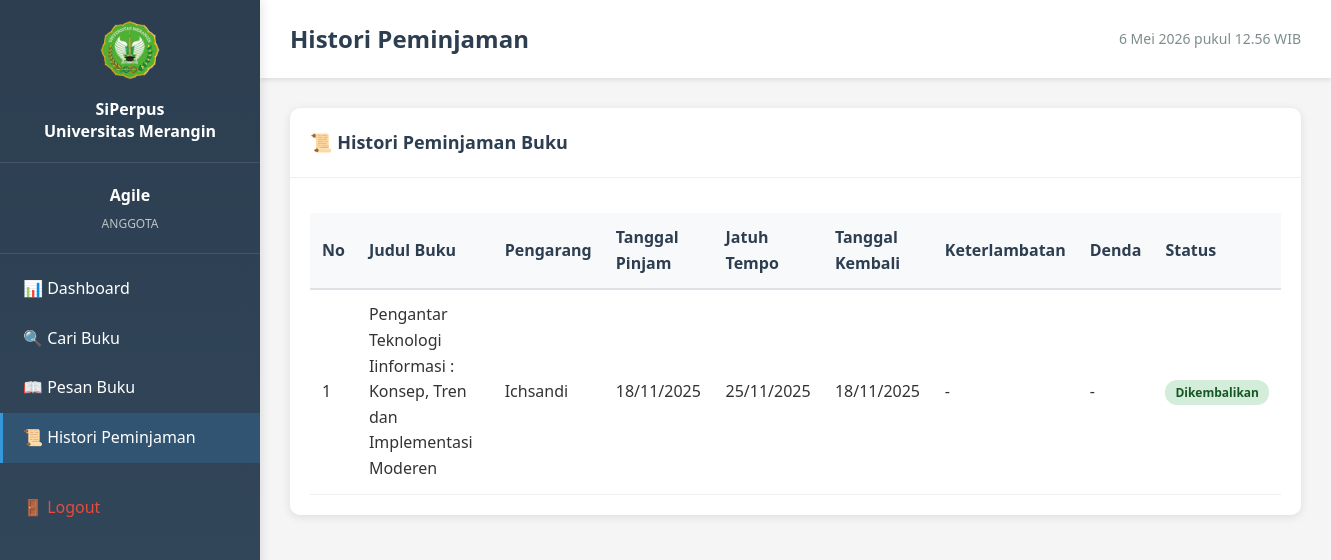
/anggota/histori.php (signed in), run on the app's committed database.
### tables this page shows
CREATE TABLE `peminjaman` (
  `id_peminjaman` int(11) NOT NULL,
  `id_pemesanan` int(11) DEFAULT NULL,
  `id_anggota` int(11) NOT NULL,
  `id_buku` int(11) NOT NULL,
  `tanggal_pinjam` date NOT NULL,
  `tanggal_jatuh_tempo` date NOT NULL,
  `id_pustakawan` int(11) NOT NULL,
  `status` enum('dipinjam','dikembalikan') DEFAULT 'dipinjam'
);

CREATE TABLE `buku` (
  `id_buku` int(11) NOT NULL,
  `judul` varchar(200) NOT NULL,
  `pengarang` varchar(100) DEFAULT NULL,
  `penerbit` varchar(100) DEFAULT NULL,
  `isbn` varchar(20) DEFAULT NULL,
  `kategori` varchar(50) DEFAULT NULL,
  `tahun_terbit` year(4) DEFAULT NULL,
  `jumlah_total` int(11) NOT NULL,
  `jumlah_tersedia` int(11) NOT NULL,
  `status` enum('tersedia','dipinjam','rusak') DEFAULT 'tersedia',
  `created_at` timestamp NOT NULL DEFAULT current_timestamp()
);

CREATE TABLE `pengembalian` (
  `id_pengembalian` int(11) NOT NULL,
  `id_peminjaman` int(11) NOT NULL,
  `tanggal_kembali` date NOT NULL,
  `kondisi_buku` enum('baik','rusak') DEFAULT 'baik',
  `keterlambatan_hari` int(11) DEFAULT 0,
  `denda_keterlambatan` decimal(10,2) DEFAULT 0.00,
  `denda_kerusakan` decimal(10,2) DEFAULT 0.00,
  `total_denda` decimal(10,2) DEFAULT 0.00,
  `status_pembayaran` enum('lunas','belum_lunas') DEFAULT 'belum_lunas',
  `id_pustakawan` int(11) NOT NULL
);

### config/database.php (called while the page is built, shortened)
<?php
$conn = mysqli_connect(DB_HOST, DB_USER, DB_PASS, DB_NAME);
mysqli_set_charset($conn, "utf8");
function query($sql) {
    global $conn;
    $result = mysqli_query($conn, $sql);
    return $result;
}
?>

### anggota/histori.php (the view, shortened to what this page needs)
<?php
require_once '../config/database.php';
$anggota = mysqli_fetch_assoc(query("SELECT id_anggota FROM anggota WHERE id_user = {$_SESSION['user_id']}"));
$id_anggota = $anggota['id_anggota'];
$histori_list = query("SELECT p.*, b.judul, b.pengarang,
                       pg.tanggal_kembali, pg.keterlambatan_hari,
                       pg.total_denda, pg.status_pembayaran, pg.kondisi_buku
                       FROM peminjaman p
                       JOIN buku b ON p.id_buku = b.id_buku
                       LEFT JOIN pengembalian pg ON p.id_peminjaman = pg.id_peminjaman
                       WHERE p.id_anggota = $id_anggota
                       ORDER BY p.tanggal_pinjam DESC");
include '../includes/header.php';
?>
<div class="card">
    <div class="card-header">
        <h3>📜 Histori Peminjaman Buku</h3>
    </div>
    <div class="card-body">
        <table class="table">
            <thead>
                <tr>
                    <th>No</th>
                    <th>Judul Buku</th>
                    <th>Pengarang</th>
                    <th>Tanggal Pinjam</th>
                    <th>Jatuh Tempo</th>
                    <th>Tanggal Kembali</th>
                    <th>Keterlambatan</th>
                    <th>Denda</th>
                    <th>Status</th>
                </tr>
            </thead>
            <tbody>
                <?php
                $no = 1;
                if (mysqli_num_rows($histori_list) > 0):
                    while($row = mysqli_fetch_assoc($histori_list)):
                ?>
                <tr>
                    <td><?php echo $no++; ?></td>
                    <td><?php echo $row['judul']; ?></td>
                    <td><?php echo $row['pengarang']; ?></td>
                    <td><?php echo date('d/m/Y', strtotime($row['tanggal_pinjam'])); ?></td>
                    <td><?php echo date('d/m/Y', strtotime($row['tanggal_jatuh_tempo'])); ?></td>
                    <td>
                        <?php if ($row['status'] == 'dikembalikan'): ?>
                            <?php echo date('d/m/Y', strtotime($row['tanggal_kembali'])); ?>
                        <?php else: ?>
                            <span class="badge badge-warning">Belum Dikembalikan</span>
                        <?php endif; ?>
                    </td>
                    <td>
                        <?php if ($row['status'] == 'dikembalikan' && $row['keterlambatan_hari'] > 0): ?>
                            <span class="badge badge-danger"><?php echo $row['keterlambatan_hari']; ?> hari</span>
                        <?php else: ?>
                            -
                        <?php endif; ?>
                    </td>
                    <td>
                        <?php if ($row['status'] == 'dikembalikan' && $row['total_denda'] > 0): ?>
                            <strong><?php echo formatRupiah($row['total_denda']); ?></strong>
                            <?php if ($row['status_pembayaran'] == 'belum_lunas'): ?>
                                <br><span class="badge badge-danger">Belum Lunas</span>
                            <?php else: ?>
                                <br><span class="badge badge-success">Lunas</span>
                            <?php endif; ?>
                        <?php else: ?>
                            -
                        <?php endif; ?>
                    </td>
                    <td>
                        <?php if ($row['status'] == 'dipinjam'): ?>
                            <span class="badge badge-primary">Sedang Dipinjam</span>
                        <?php else: ?>
                            <span class="badge badge-success">Dikembalikan</span>
                        <?php endif; ?>
                    </td>
                </tr>
                <?php
                    endwhile;
                endif; ?>
            </tbody>
        </table>
    </div>
</div>
<?php include '../includes/footer.php'; ?>

### assets/css/style.css (style rules this page uses)
* { margin: 0; padding: 0; box-sizing: border-box; }
body { font-family: "Segoe UI", Tahoma, Geneva, Verdana, sans-serif; line-height: 1.6; color: #333; background-color: #f5f5f5; }

### assets/css/dashboard.css (style rules this page uses)
.card { background: white; border-radius: 10px; box-shadow: 0 2px 10px rgba(0, 0, 0, 0.1); margin-bottom: 20px; }
.card-header { padding: 20px; border-bottom: 1px solid #ecf0f1; }
.card-header h3 { margin: 0; color: #2c3e50; font-size: 18px; }
.card-body { padding: 20px; }
.table { width: 100%; border-collapse: collapse; margin-top: 15px; }
.table thead { background-color: #f8f9fa; }
.table th { padding: 12px; text-align: left; font-weight: 600; color: #2c3e50; border-bottom: 2px solid #dee2e6; }
.table td { padding: 12px; border-bottom: 1px solid #ecf0f1; }
.badge { padding: 4px 10px; border-radius: 12px; font-size: 12px; font-weight: 600; }
.badge-success { background-color: #d4edda; color: #155724; }

### data on the page
peminjaman: id_buku.judul "Pengantar Teknologi Iinformasi : Konsep, Tren dan Implementasi Moderen", id_buku.pengarang "Ichsandi", tanggal_pinjam "18/11/2025", tanggal_jatuh_tempo "25/11/2025", pengembalian.tanggal_kembali "18/11/2025", status "Dikembalikan"

### other printed values
$_SESSION['nama_lengkap'] "Agile"
$_SESSION['role'] "ANGGOTA"
$page_title "Histori Peminjaman"
